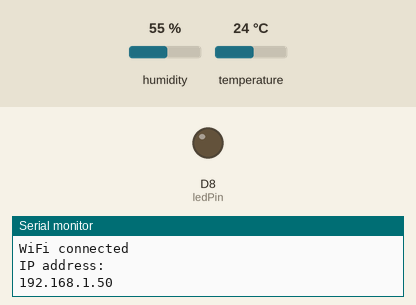
Simulated run of this sketch. Board: ESP8266 (NodeMCU). Parts: output pins drawn as LEDs (lit = HIGH), the last lines printed to the serial monitor. The inputs (shaded band) are chosen by the test bench; at power-on: humidity 55 %, temperature 24 °C. WiFi joins after 1.5 s; servers stay silent unless stated; uploads are accepted with an empty reply.

Above: at 4.2 s.
At 64.9 s:
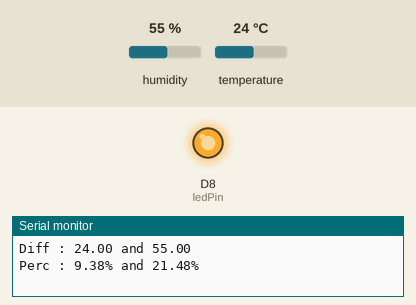
Timing chart, 0 to 66.0 s (numbered marks = the images above):
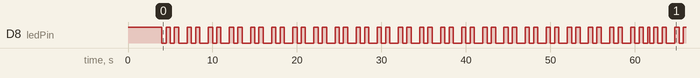

The sketch:

mainGetData.ino
```cpp
/*#include <SPI.h>
#include <Wire.h>
#include <Adafruit_GFX.h>
#include <Adafruit_SSD1306.h>*/
#include <ESP8266HTTPClient.h>
#include <ESP8266WiFi.h>
#include "DHT.h"
#include <elapsedMillis.h>

/*#define SCREEN_WIDTH 128
#define SCREEN_HEIGHT 64

#define OLED_RESET -1
#define SCREEN_ADDRESS 0x3C
Adafruit_SSD1306 display(SCREEN_WIDTH, SCREEN_HEIGHT, &Wire, OLED_RESET);*/

double preTemp, temp, preHum, hum, diffValueTemp, percentTemp, diffValueHum, percentHum;

const int ledPin = D8;
#define DHTPIN D3

elapsedMillis elapsedTime;
#define DHTTYPE DHT11

const char* ssid = "Rumah sakit";
const char* password = "k0stput1h";

DHT dht(DHTPIN, DHTTYPE);

// GET data request variable
WiFiClient client;
HTTPClient http;

String address;
String payload;

void ledTwinkle() {
  digitalWrite(ledPin, LOW);
  delay(500);
  digitalWrite(ledPin, HIGH);
  delay(500);
  digitalWrite(ledPin, LOW);
  delay(500);
  digitalWrite(ledPin, HIGH);
  delay(500);
  digitalWrite(ledPin, LOW);
  delay(500);
  digitalWrite(ledPin, HIGH);
}

void setup() {
  //display.clearDisplay();

  pinMode(ledPin, OUTPUT);
  digitalWrite(ledPin, HIGH);

  Serial.begin(115200);
  dht.begin();
  WiFi.mode(WIFI_STA);
  WiFi.begin(ssid, password);
  int i=0;
  while(WiFi.status() != WL_CONNECTED){
    Serial.print(".");
    /*display.setTextSize(1);
    display.setTextColor(WHITE);
    display.setCursor(0,28);
    display.println(".");*/
    delay(1000);
  }
  Serial.println("");
  Serial.println(F("DHTxx test!"));
  Serial.println("WiFi connected");
  Serial.println("IP address: ");
  Serial.println(WiFi.localIP());
  Serial.println();

  /*display.setTextSize(1);
  display.setTextColor(WHITE);
  display.setCursor(0,10);
  display.println("WiFi connected");
  display.setCursor(0,20);
  display.print("IP address: ");
  display.println(WiFi.localIP());
  display.setCursor(0,30);
  display.println("DHTxx test!");
  display.display();*/
  delay(2000);
}

void loop() {
  ledTwinkle();
  //double kelembaban = random(50, 150);
  //double suhu = random(25, 40);

  if (elapsedTime > 60000) {
    preTemp = temp;
    preHum = hum;

    hum = dht.readHumidity();
    temp = dht.readTemperature();

    // Check if any reads failed and exit early (to try again).
    if (isnan(hum) || isnan(temp)) {
      Serial.println(F("Failed to read from DHT sensor!"));
      return;
    }
    Serial.println("Temp: " + String(temp) + " & Hum: " + String(hum));

    /*display.clearDisplay();
    display.setTextSize(1);
    display.setTextColor(WHITE);
    display.setCursor(0,10);
    display.println("Temp: " + String(temp) + "Hum: " + String(hum));
    display.display();*/

    diffValueTemp = temp - preTemp;
    diffValueHum = hum - preHum;
    percentTemp = ((diffValueTemp / 256.0) * 100);
    percentHum = ((diffValueHum / 256.0) * 100);

    Serial.println("Diff : " + String(diffValueTemp) + " and " + String(diffValueHum));
    Serial.println("Perc : " + String(percentTemp) + "% and " + String(percentHum) + "%");
    Serial.println(" ");
    /*display.setCursor(0,20);
    display.println("Diff : " + String(diffValueTemp) + " and " + String(diffValueHum));
    display.setCursor(0,30);
    display.println("Perc : " + String(percentTemp) + "% and " + String(percentHum) + "%");
    display.display();*/

    /*Serial.print(F("Temperature:"));
    Serial.print(suhu);
    Serial.print(F("°C   Humidity:"));
    Serial.print(kelembaban);
    Serial.println(F("%"));*/

    if ((WiFi.status() == WL_CONNECTED)) {
      if (temp != preTemp and hum != preHum) {
        // C:\...\...\(directory)\webapi\api\create.php
        address ="http://192.168.0.198/iot/webapi/api/create.php?temp=";
        address += String(temp);
        address += "&hum=";
        address += String(hum);
        address += "&difftemp=";
        address += String(diffValueTemp);
        address += "&perctemp=";
        address += String(percentTemp);
        address += "&diffhum=";
        address += String(diffValueHum);
        address += "&perchum=";
        address += String(percentHum);

        http.begin(client,address);  //Specify request destination
        int httpCode = http.GET();//Send the request

        if (httpCode > 0) { //Check the returning code
            payload = http.getString();   //Get the request response payload
            payload.trim();
            if( payload.length() > 0 ){
              /*display.setCursor(0,40);
              display.println("Status: " + String(payload));
              display.display();*/

              Serial.println(payload + "\n");
            }
        } else {
          /*display.setCursor(0,40);
          display.println("Connected failed");
          display.display();*/

          Serial.println("Connected failed \n");
        }

        http.end();   //Close connection
      }
    }else{
      /*display.setCursor(0,40);
      display.println("Not connected to" + String(ssid));
      display.display();*/

      Serial.print("Not connected to wifi ");
      Serial.println(ssid);
    }
    elapsedTime = 0;
    //delay(60000); //interval 60s
  }
}
```

Measured:
- by itself, D8 (ledPin): moves between LOW and HIGH, repeating every 47.7 s
- by itself, everything shown: repeats every 7.5 s, in 18 steps
